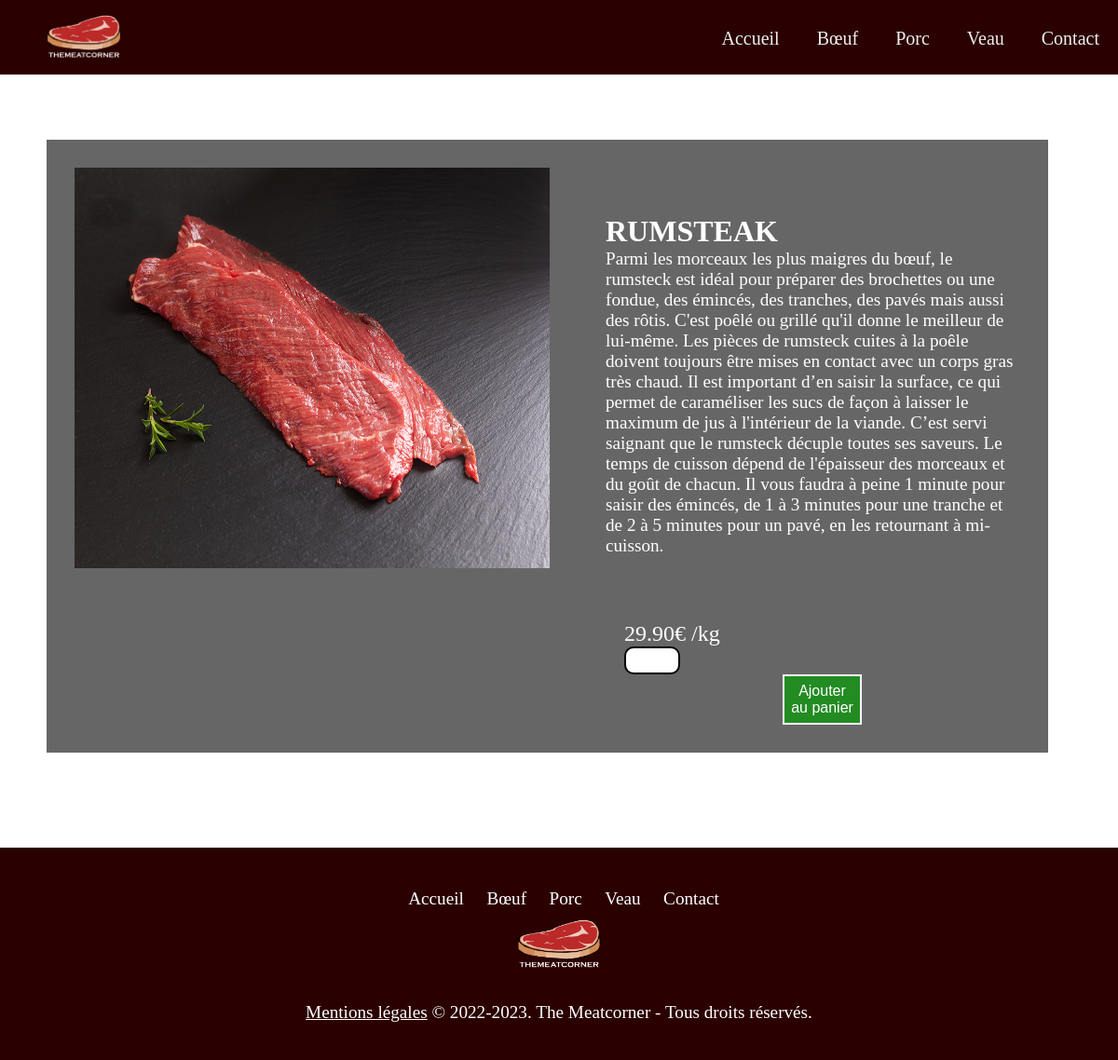
/pageboeuf/pagesviandesboeuf/rumsteak.php, run on the app's committed database.
### tables this page shows
create table Viande (
	id int auto_increment       not null,
	nom varchar (30)            not null,
	descriptionv text           not null,
	prix decimal(4,2)           not null,
	photo varchar(100)          not null,
	idAnimal int                not null,
	Foreign key (idAnimal) references Animal (id),
	PRIMARY KEY (id)
);

### pageboeuf/pagesviandesboeuf/rumsteak.php (the view)
<html>
<?php include '../../include/header.php'; ?>
<head>
    <link rel="stylesheet" href="../../style.css">
</head>
<body>
<div class="flex1">
    <div>
        <?php
        $bdd = new PDO('mysql:host=localhost;dbname=tmc;charset=utf8', 'root', '');
        $req = $bdd->query('SELECT * FROM viande where id = 16');
        while ($donnees = $req->fetch()) {
            echo('<img class="imgid1" src="../../pageboeuf/img/viandeboeuf/' . $donnees['photo'] . '">');
        }
        ?>
    </div>
    <div class="divgauche">
        <?php
        $bdd = new PDO('mysql:host=localhost;dbname=tmc;charset=utf8', 'root', '');
        $req = $bdd->query('SELECT * FROM viande where id = 16');
        while ($donnees = $req->fetch()) {
            echo('<a class="nomviande1"</a>' . $donnees['nom'] ."<br>" . '<a class="descriptionviande"</a>' . $donnees['descriptionv'] . "<br>" .
                '<p class="prixviande"</p>' . $donnees['prix'] .  "€ /kg" . "<br>" .
                '<input type="number" class="inputnombre" id="tentacles" min="1" max="100">' .
                '<button class="boutonpanier1">Ajouter au panier</button>');
        }
        ?>
    </div>
</div>
</body>
<?php include '../../include/footer.php'; ?>
</html>

### style.css (style rules this page uses)
body { font-family: Gabriola; font-size: 25px; color: white; background-image: url("img/fondtmc.jpg"); background-repeat: no-repeat; background-attachment: fixed; margin: 0; width: 100%; display: block; background-size: cover; }
* { padding: 0; margin: 0; box-sizing: border-box; }
.boutonpanier1 { width: 20%; padding: 7px; background-color: forestgreen; color: white; border: 2px solid white; font-size: 1rem; cursor: pointer; display: block; margin: auto; }
.imgid1 { height:490px; width:570px; padding: 30px; }
.flex1 { display: flex; margin: 70px 75px 75px 50px; background: rgba(0, 0, 0, 0.6); }
.divgauche { padding: 30px; margin-top: 50px; }
.descriptionviande { font-size: 1.2rem; color: white; font-family: "Arial Nova Light"; }
.nomviande1 { font-size: 2rem; font-weight: bold; color: white; text-transform: uppercase; }
.prixviande { padding-left: 20px; padding-top: 20px; margin-top: 50px; font-family: "Arial Nova Light"; font-size: 1.5rem; }
.inputnombre { width: 60px; height: 30px; border: 2px solid black; border-radius: 10px; padding-left: 10px; }
.footer ul a { color:inherit; text-decoration:none; padding: 0 10px; font-size: 1.2rem; }

### data on the page
viande: photo (picture), nom "RUMSTEAK", descriptionv "Parmi les morceaux les plus maigres du bœuf, le rumsteck est idéal pour préparer des brochettes ou une fondue, des émincés, des tranches, des pavés mais aussi des rôtis. C'est poêlé ou grillé qu'il donne le meilleur de lui-même. Les pièces de rumsteck cuites à la poêle doivent toujours être mises en contact avec un corps gras très chaud. Il est important d’en saisir la surface, ce qui permet de caraméliser les sucs de façon à laisser le maximum de jus à l'intérieur de la viande. C’est servi saignant que le rumsteck décuple toutes ses saveurs. Le temps de cuisson dépend de l'épaisseur des morceaux et du goût de chacun. Il vous faudra à peine 1 minute pour saisir des émincés, de 1 à 3 minutes…", prix "29.90"
